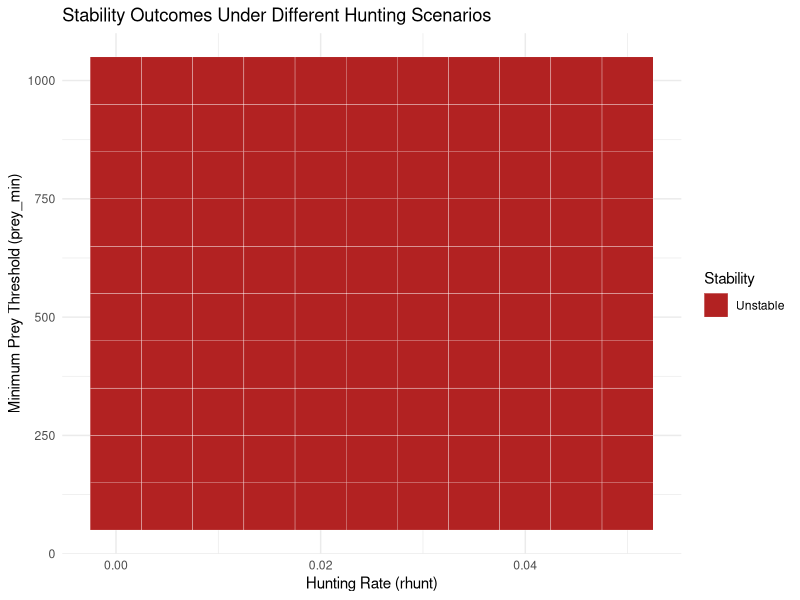

Generate this figure with R:
## ---- chunk 1
## Load packages

library(deSolve)
library(tidyverse)
library(here)
library(purrr)
## ---- chunk 2
lotvhunt <- function(t, pop, pars) {
  with(as.list(c(pars, pop)), {
    
    hunt <- ifelse(prey >= prey_min, rhunt * prey, 0)
    hunt <- min(hunt, prey)  # prevent negative prey
    
    dprey <- rprey * (1 - prey / K) * prey - alpha * prey * pred - hunt
    dpred <- eff * alpha * prey * pred - pmort * pred
    
    return(list(c(dprey, dpred)))
  })
}
## ---- chunk 3
# parameter values
base_pars <- list(
  rprey = 0.95,
  alpha = 0.01,
  eff = 0.6,
  pmort = 0.4,
  K = 2000
)

# initial populations
init_pop <- c(prey = 1000, pred = 100)

# time steps (100 years)
times <- seq(0, 100, by = 1)

## ---- chunk 4
check_stability <- function(rhunt, prey_min) {
  pars <- c(base_pars, rhunt = rhunt, prey_min = prey_min)
  sim <- ode(func = lotvhunt, y = init_pop, times = times, parms = pars)
  
  final_prey <- tail(sim[, "prey"], 1)
  final_pred <- tail(sim[, "pred"], 1)
  
  return(final_prey >= 200 & final_pred >= 20)
}

## ---- chunk 5
# define parameter grid
rhunt_vals <- seq(0, 0.05, by = 0.005)
prey_min_vals <- seq(100, 1000, by = 100)
param_grid <- expand.grid(rhunt = rhunt_vals, prey_min = prey_min_vals)

# run model for all combinations
results <- param_grid %>%
  mutate(stable = pmap_lgl(list(rhunt, prey_min), function(rh, pm) {
    check_stability(rh, pm)
  }))

## ---- chunk 6
ggplot(results, aes(x = rhunt, y = prey_min, fill = stable)) +
  geom_tile(color = "white") +
  scale_fill_manual(values = c("TRUE" = "forestgreen", "FALSE" = "firebrick"),
                    labels = c("Unstable", "Stable")) +
  labs(
    title = "Stability Outcomes Under Different Hunting Scenarios",
    x = "Hunting Rate (rhunt)",
    y = "Minimum Prey Threshold (prey_min)",
    fill = "Stability"
  ) +
  theme_minimal()
